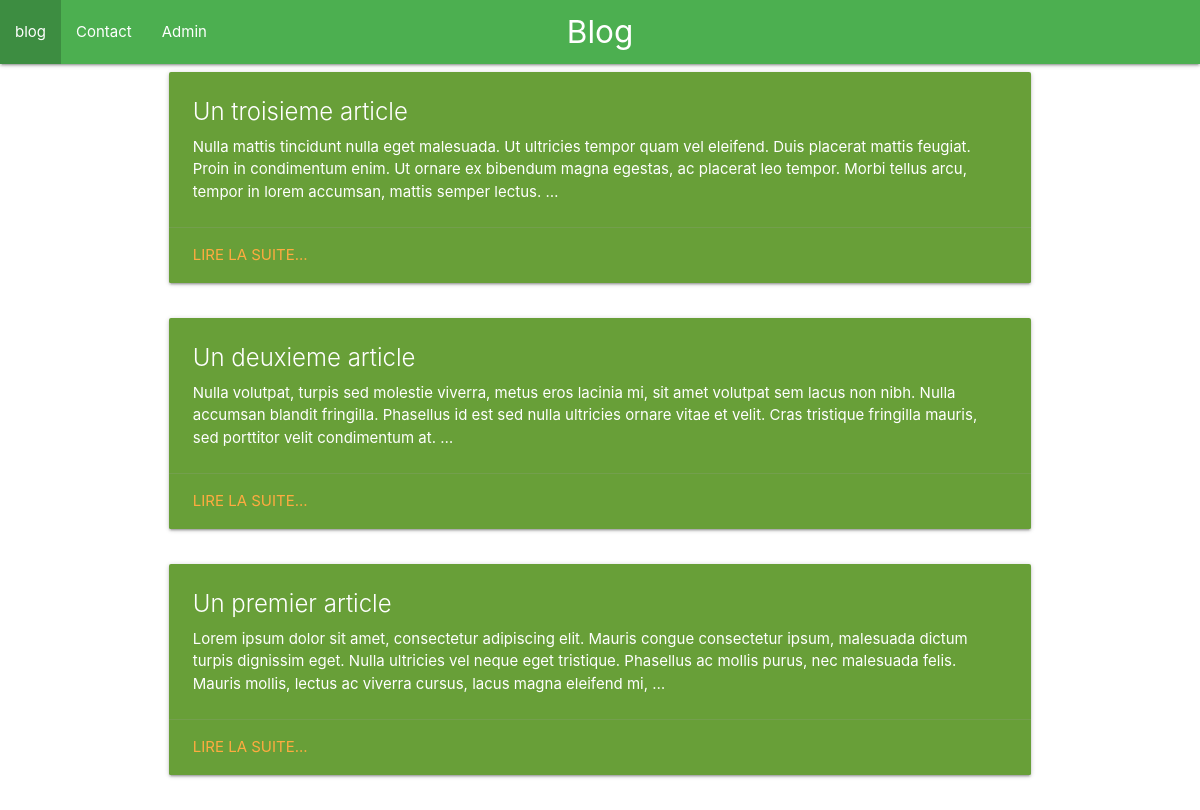
Screenshot of /blog/ with the database file from the repository.
### blog/models.py (models this page shows, shortened)
class Article(models.Model):
    titre = models.CharField(max_length=50)
    date = models.DateTimeField(auto_now=True)
    description = models.TextField()
    visible = models.BooleanField(default=False)
    auteur = models.ForeignKey('Auteur',on_delete=models.CASCADE)
    class Meta:
        verbose_name = "article"
        ordering = ['-date']

### blog/views.py (the view)
# urls.py: path('', views.home, name='home'),
def home(request):
    articles = Article.objects.all()
    texte = "coucou"
    return render(request,'blog/home.html', locals())

### blog/models.py (called while the page is built)
    def __str__(self):
        return self.nom

### blog/templates/blog/home.html (shortened to what this page needs)
{% extends 'base.html' %}
{% block nav-home %}<li class="active"><a href="/blog">blog</a></li>{% endblock %}
{% block content %}
{% for article in articles %}
<div class="container">
<div class="col s12 m10">
    <div class="row s10 m8">
      <div class="card light-green darken-2">
        <div class="card-content white-text">
          <span class="card-title">{{ article.titre|capfirst }}</span>
          <p>{{ article.description|truncatewords:40 }}</p>
        </div>
        <div class="card-action">
          <a href="{% url 'article' article.id %}">lire la suite...</a>
        </div>
      </div>
    </div>
  </div>
  </div>
{% endfor %}
{% endblock content %}

### rows the page displays
Article: titre "Un troisieme article", description "Nulla mattis tincidunt nulla eget malesuada. Ut ultricies tempor quam vel eleifend. Duis placerat mattis feugiat. Proin in condimentum enim. Ut ornare ex bibendum magna egestas, ac placerat leo tempor. Morbi tellus arcu, tempor in lorem accumsan, mattis semper lectus. …"
Article: titre "Un deuxieme article", description "Nulla volutpat, turpis sed molestie viverra, metus eros lacinia mi, sit amet volutpat sem lacus non nibh. Nulla accumsan blandit fringilla. Phasellus id est sed nulla ultricies ornare vitae et velit. Cras tristique fringilla mauris, sed porttitor velit condimentum at. …"
Article: titre "Un premier article", description "Lorem ipsum dolor sit amet, consectetur adipiscing elit. Mauris congue consectetur ipsum, malesuada dictum turpis dignissim eget. Nulla ultricies vel neque eget tristique. Phasellus ac mollis purus, nec malesuada felis. Mauris mollis, lectus ac viverra cursus, lacus magna eleifend mi, …"
